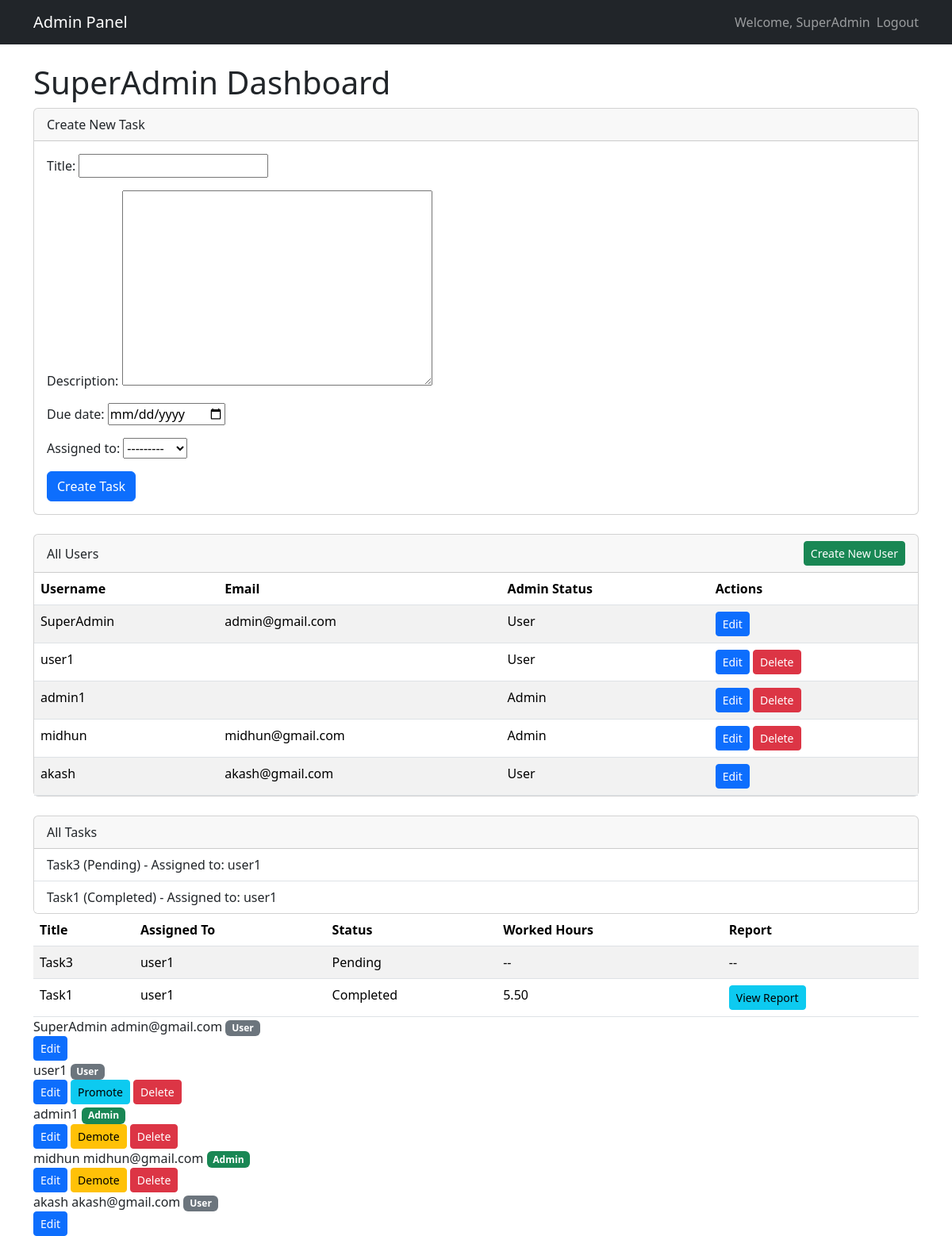
The page /dashboard/ (signed in) on the database its author committed.
### tasks/models.py (models this page shows, shortened)
class Task(models.Model):
    STATUS_CHOICES = [
        ('Pending', 'Pending'),
        ('In Progress', 'In Progress'),
        ('Completed', 'Completed'),
    ]
    title = models.CharField(max_length=200)
    description = models.TextField()
    status = models.CharField(max_length=20, choices=STATUS_CHOICES, default='Pending')
    assigned_to = models.ForeignKey(User, on_delete=models.CASCADE, related_name='tasks')
    due_date = models.DateField()
    completion_report = models.TextField(blank=True, null=True)
    worked_hours = models.DecimalField(max_digits=5, decimal_places=2, blank=True, null=True)

### dashboard/views.py (the view, shortened to what this page needs)
# urls.py: path('', DashboardView.as_view(), name='dashboard'),
class DashboardView(LoginRequiredMixin, TemplateView):
    def get_template_names(self):
        if self.request.user.is_superuser:
            return ['superadmin.html']
        elif self.request.user.groups.filter(name='Admin').exists():
            return ['admin.html']
        else:
            return ['admin.html']
    def get_context_data(self, **kwargs):
        context = super().get_context_data(**kwargs)
        user = self.request.user
        context['form'] = TaskCreationForm(user=user)
        if user.is_superuser:
            all_users = User.objects.all().prefetch_related('groups')
            for u in all_users:
                u.is_admin = u.groups.filter(name='Admin').exists()
            context['all_users'] = all_users
            context['all_tasks'] = Task.objects.all().order_by('-id')
        elif user.groups.filter(name='Admin').exists():
            managed_users = User.objects.filter(profile__managed_by=user)
            context['assigned_tasks'] = Task.objects.filter(assigned_to__in=managed_users).order_by('-id')
        return context

### dashboard/forms.py
class TaskCreationForm(forms.ModelForm):
    assigned_to = forms.ModelChoiceField(queryset=User.objects.none())
    def __init__(self, *args, **kwargs):
        user = kwargs.pop('user', None)
        super(TaskCreationForm, self).__init__(*args, **kwargs)
        if user:
            if user.is_superuser:
                self.fields['assigned_to'].queryset = User.objects.filter(is_superuser=False)
            elif user.groups.filter(name='Admin').exists():
                self.fields['assigned_to'].queryset = User.objects.filter(profile__managed_by=user)
    class Meta:
        model = Task
        fields = ['title', 'description', 'due_date', 'assigned_to']
        widgets = {
            'due_date': forms.DateInput(attrs={'type': 'date'}),
        }

### dashboard/templates/superadmin.html (shortened to what this page needs)
{% extends 'base.html' %}
{% block content %}
<h1>SuperAdmin Dashboard</h1>
<div class="card mb-4">
    <div class="card-header">Create New Task</div>
    <div class="card-body">
        <form method="post">
            {{ form.as_p }}
            <button type="submit" class="btn btn-primary">Create Task</button>
        </form>
    </div>
</div>
<div class="card mt-4">
    <div class="card-header d-flex justify-content-between align-items-center">
        <span>All Users</span>
        <a href="{% url 'user-create' %}" class="btn btn-success btn-sm">Create New User</a>
    </div>
    <div class="table-responsive">
        <table class="table table-striped mb-0">
            <thead>
                <tr>
                    <th>Username</th>
                    <th>Email</th>
                    <th>Admin Status</th>
                    <th>Actions</th>
                </tr>
            </thead>
            <tbody>
                {% for u in all_users %}
                <tr>
                    <td>{{ u.username }}</td>
                    <td>{{ u.email }}</td>
                    <td>{% if u.groups.all.0.name == "Admin" %}Admin{% else %}User{% endif %}</td>
                    <td>
                        <a href="{% url 'user-update' u.id %}" class="btn btn-primary btn-sm">Edit</a>
                        {% if not u.is_superuser %}
                        <a href="{% url 'user-delete' u.id %}" class="btn btn-danger btn-sm">Delete</a>
                        {% endif %}
                    </td>
                </tr>
                {% endfor %}
            </tbody>
        </table>
    </div>
</div>
<div class="card mt-4">
    <div class="card-header">All Tasks</div>
    <ul class="list-group list-group-flush">
        {% for task in all_tasks %}
            <li class="list-group-item">{{ task.title }} ({{ task.status }}) - Assigned to: {{ task.assigned_to.username }}</li>
        {% endfor %}
    </ul>
</div>
<table class="table table-striped mb-0">
    <thead>
        <tr>
            <th>Title</th>
            <th>Assigned To</th>
            <th>Status</th>
            <th>Worked Hours</th>
            <th>Report</th>
        </tr>
    </thead>
    <tbody>
        {% for task in all_tasks %}
        <tr>
            <td>{{ task.title }}</td>
            <td>{{ task.assigned_to.username }}</td>
            <td>{{ task.status }}</td>
            <td>{{ task.worked_hours|default:"--" }}</td>
            <td>
                {% if task.status == 'Completed' %}
                    <a href="{% url 'task-report-detail' task.id %}" class="btn btn-info btn-sm">View Report</a>
                {% else %}
                    <span>--</span>
                {% endif %}
            </td>
        </tr>
        {% endfor %}
    </tbody>
</table>
<tbody>
    {% for u in all_users %}
    <tr>
        <td>{{ u.username }}</td>
        <td>{{ u.email }}</td>
        <td>
            {% if u.is_admin %}
                <span class="badge bg-success">Admin</span>
            {% else %}
                <span class="badge bg-secondary">User</span>
            {% endif %}
        </td>
        <td>
            <div class="d-flex">
                <a href="{% url 'user-update' u.id %}" class="btn btn-primary btn-sm me-1">Edit</a>
                {% if not u.is_superuser %}
                    <form action="{% url 'user-toggle-admin' u.id %}" method="post" class="me-1">
                        {% if u.is_admin %}
                            <button type="submit" class="btn btn-warning btn-sm">Demote</button>
                        {% else %}
                            <button type="submit" class="btn btn-info btn-sm">Promote</button>
                        {% endif %}
                    </form>
                    <a href="{% url 'user-delete' u.id %}" class="btn btn-danger btn-sm">Delete</a>
                {% endif %}
            </div>
        </td>
    </tr>
    {% endfor %}
</tbody>
{% endblock %}

### dashboard/templates/base.html (shortened to what this page needs)
<!DOCTYPE html>
<html lang="en">
<head>
    <link href="https://cdn.jsdelivr.net/npm/bootstrap@5.3.2/dist/css/bootstrap.min.css" rel="stylesheet">
</head>
<body>
    <nav class="navbar navbar-expand-lg navbar-dark bg-dark">
        <div class="container">
            <a class="navbar-brand" href="#">Admin Panel</a>
            <span class="navbar-text d-flex align-items-center">
    Welcome, {{ user.username }}
    <form class="ms-2" method="post" action="{% url 'logout' %}">
        <button type="submit" class="btn btn-link nav-link p-0">Logout</button>
    </form>
</span>
        </div>
    </nav>
    <div class="container mt-4">
        {% block content %}{% endblock %}
    </div>
</body>
</html>

### rows shown on the page
Task: title "Task3", status "Pending", assigned_to.username "user1", worked_hours "--"
Task: title "Task1", status "Completed", assigned_to.username "user1", worked_hours "5.50", shows "View Report"

### other values the page prints
{{ user.username }} "SuperAdmin"
{{ u.username }} "SuperAdmin"
{{ u.email }} "admin@gmail.com"
{{ u.username }} "user1"
{{ u.username }} "admin1"
{{ u.username }} "midhun"
{{ u.email }} "midhun@gmail.com"
{{ u.username }} "akash"
{{ u.email }} "akash@gmail.com"
